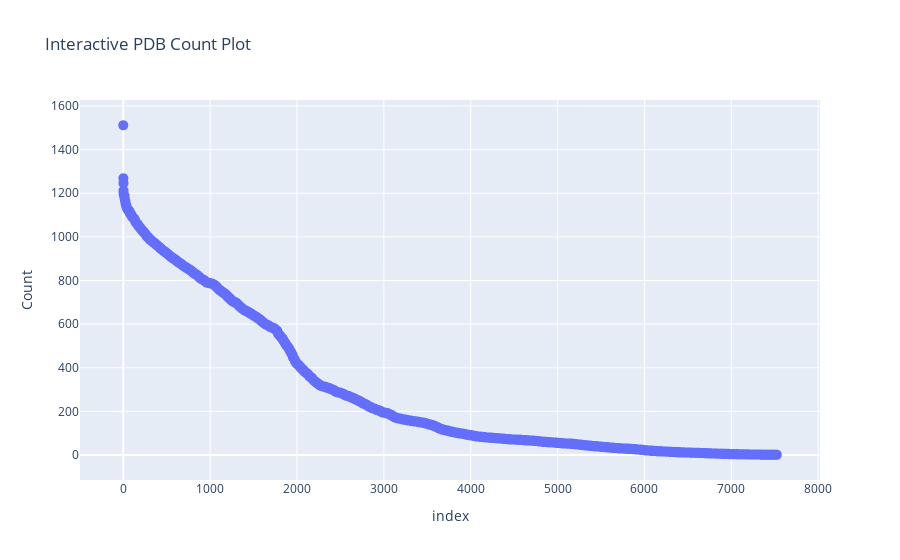

This figure's notebook cell:
### Code cell
# draw plot count - pdb, y-axis is count, x-axis is pdb name
import plotly.express as px

def plot_pdb_count(df, col='count'):
    df = df.sort_values(by=col, ascending=False).reset_index(drop=True)
    # Create interactive scatter plot
    fig = px.scatter(df, x=df.index, y=col, hover_name="pdb",
                    labels={"x": "PDB Number", "count": "Count"},
                    title="Interactive PDB Count Plot")

    # Customize hover info
    fig.update_traces(marker=dict(size=10), textposition="top center")

    # Show figure
    fig.show()

plot_pdb_count(merge_df, 'count')

### Figure 1 — Plotly figure (JSON) as saved in the notebook; plotly's stock layout.template omitted (floating-point values rounded to 4 significant figures; data arrays with more than 128 entries replaced by an {"elided": "..."} marker saying what was removed)
{"data": [{"hovertemplate": "<b>%{hovertext}</b><br><br>index=%{x}<br>Count=%{y}<extra></extra>", "hovertext": {"elided": "7524 str values"}, "legendgroup": "", "marker": {"color": "#636efa", "size": 10, "symbol": "circle"}, "mode": "markers", "name": "", "showlegend": false, "textposition": "top center", "type": "scattergl", "x": {"elided": "7524 int values"}, "xaxis": "x", "y": {"elided": "7524 int values"}, "yaxis": "y"}], "layout": {"legend": {"tracegroupgap": 0}, "title": {"text": "Interactive PDB Count Plot"}, "xaxis": {"anchor": "y", "domain": [0, 1], "title": {"text": "index"}}, "yaxis": {"anchor": "x", "domain": [0, 1], "title": {"text": "Count"}}}}
